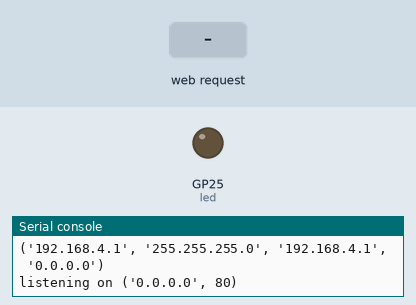
This program was run on a simulated Raspberry Pi Pico running MicroPython. Shown: output pins drawn as LEDs (lit = HIGH), the last lines printed to the serial console. The inputs (shaded band) are chosen by the test bench. The board's own WiFi access point starts at once.

Above: at 1.2 s.
1.3 s: HTTP request GET /light/on received
At 2.5 s:
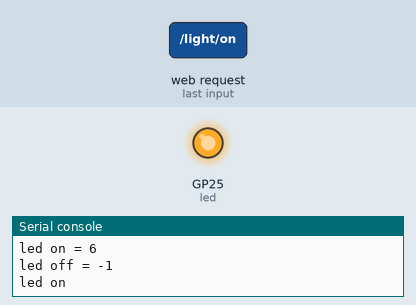
2.8 s: HTTP request GET /light/off received
At 3.8 s:
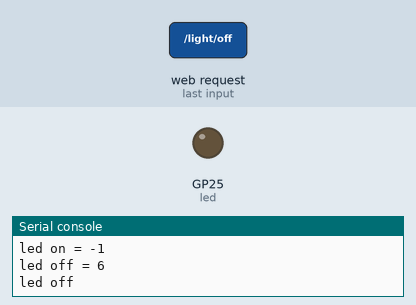
Timing chart, 0 to 5.8 s (numbered marks = the images above; inputs shaded):
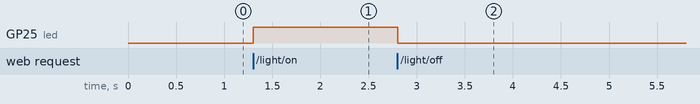

Measured:
- after the input at 1.3 s, GP25 (led): LOW → HIGH at once
- after the input at 2.8 s, GP25 (led): HIGH → LOW at once

The program:

ServerMain.py
```python
import network
import socket
from machine import Pin

ssid = "PicoWAccessPoint"
password = "1234567890" ## This should be a secure password in final version, this is for testing purposes ONLY

led = Pin("LED", Pin.OUT)

ap = network.WLAN(network.AP_IF)
ap.config(essid=ssid, password=password)
ap.active(True)

while ap.active() == False:
  pass

print('Connection successful')
print(ap.ifconfig())

html = """<!DOCTYPE html>
<html>
    <head> <title>Pico W</title> </head>
    <body> <h1>Pico W</h1>
        <p>%s</p>
    </body>
</html>
"""

addr = socket.getaddrinfo('0.0.0.0', 80)[0][-1]

s = socket.socket()
s.bind(addr)
s.listen(1)

print('listening on', addr)

# Listen for connections
while True:
    try:
        stateis = "LED is OFF"
        cl, addr = s.accept()
        print('client connected from', addr)
        request = cl.recv(1024)
        print(request)

        request = str(request)
        led_on = request.find('/light/on')
        led_off = request.find('/light/off')
        print( 'led on = ' + str(led_on))
        print( 'led off = ' + str(led_off))

        if led_on == 6:
            print("led on")
            led.on()
            stateis = "LED is ON"

        if led_off == 6:
            print("led off")
            led.off()
            stateis = "LED is OFF"

        response = html % stateis

        cl.send('HTTP/1.0 200 OK\r\nContent-type: text/html\r\n\r\n')
        cl.send(response)
        cl.close()

    except OSError as e:
        cl.close()
        print('connection closed')
```
